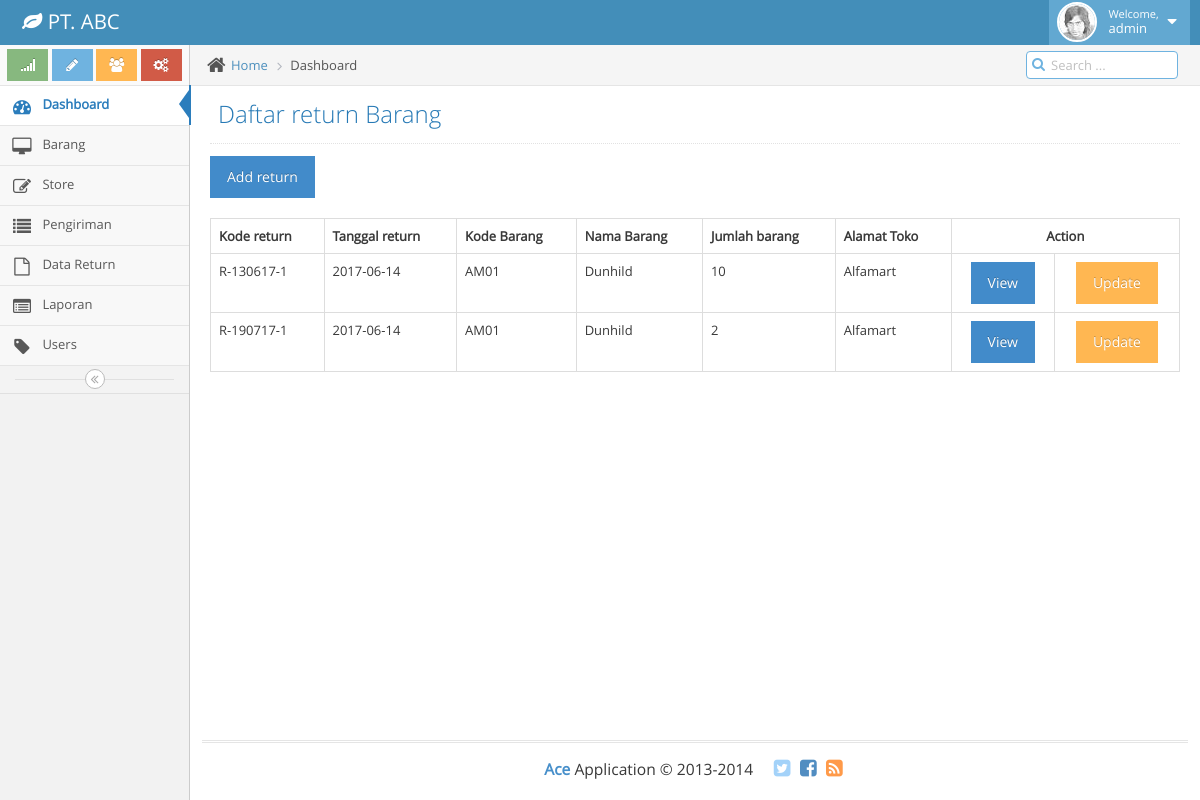
/Admin/return/data_return.php, run on the app's committed database.
### tables this page shows
CREATE TABLE `data_return` (
  `kode_return` varchar(20) NOT NULL,
  `kode_barang` varchar(20) DEFAULT NULL,
  `kode_toko` varchar(20) DEFAULT NULL,
  `tgl_return` date DEFAULT NULL,
  `jumlah` int(11) DEFAULT NULL,
  `harga` varchar(15) DEFAULT NULL,
  `total_harga` int(15) DEFAULT NULL,
  `created_at` datetime DEFAULT NULL,
  `created_by` varchar(20) DEFAULT NULL,
  `modified_at` datetime DEFAULT NULL,
  `modified_by` varchar(20) DEFAULT NULL,
  PRIMARY KEY (`kode_return`)
);

CREATE TABLE `store` (
  `kode_toko` varchar(11) NOT NULL,
  `nama_toko` varchar(100) DEFAULT NULL,
  `alamat` text NOT NULL,
  `created_at` datetime DEFAULT NULL,
  `created_by` int(11) DEFAULT NULL,
  `modified_at` datetime DEFAULT NULL,
  `modified_by` int(11) DEFAULT NULL,
  PRIMARY KEY (`kode_toko`)
);

CREATE TABLE `barang` (
  `kode_barang` varchar(11) NOT NULL,
  `nama_barang` varchar(50) DEFAULT NULL,
  `brand` varchar(20) DEFAULT NULL,
  `isi` int(11) DEFAULT NULL,
  `harga` int(20) DEFAULT NULL,
  `created_at` datetime DEFAULT NULL,
  `created_by` varchar(20) DEFAULT NULL,
  `modified_at` datetime DEFAULT NULL,
  `modified_by` varchar(20) DEFAULT NULL,
  PRIMARY KEY (`kode_barang`)
);

### public/Admin/return/data_return.php (the view, shortened to what this page needs)
<!DOCTYPE html>
<html lang="en">
	<head>
		<link rel="stylesheet" href="../../assets/css/bootstrap.min.css" />
		<link rel="stylesheet" href="../../assets/font-awesome/4.5.0/css/font-awesome.min.css" />
		<link rel="stylesheet" href="../../assets/css/ace.min.css" class="ace-main-stylesheet" id="main-ace-style" />
		<link rel="stylesheet" href="../../assets/css/ace-skins.min.css" />
		<link rel="stylesheet" href="../../assets/css/ace-rtl.min.css" />
	</head>
	<body class="no-skin">
		<?php require 'main/head.php'; ?>
		<div class="main-container ace-save-state" id="main-container">
			<?php require 'main/aside.php'; ?>
			<div class="main-content">
				<div class="main-content-inner">
					<div class="breadcrumbs ace-save-state" id="breadcrumbs">
						<ul class="breadcrumb">
							<li>
								<i class="ace-icon fa fa-home home-icon"></i>
								<a href="#">Home</a>
							</li>
							<li class="active">Dashboard</li>
						</ul>
						<div class="nav-search" id="nav-search">
							<form class="form-search">
								<span class="input-icon">
									<input type="text" placeholder="Search ..." class="nav-search-input" id="nav-search-input" autocomplete="off" />
									<i class="ace-icon fa fa-search nav-search-icon"></i>
								</span>
							</form>
						</div>
					</div>
					<div class="page-content">
						<div class="page-header">
							<h1>
								Daftar return Barang
							</h1>
						</div>
						<a href="return.php"><button class="btn btn-primary">Add return</button></a>
						<br>
						<br>
						<div class="row">
							<div class="col-xs-12">
								<table class="table table-bordered table-hover">
									<tr>
										<th>Kode return</th>
										<th>Tanggal return</th>
										<th>Kode Barang</th>
										<th>Nama Barang</th>
										<th>Jumlah barang</th>
										<th>Alamat Toko</th>
										<th colspan="3"><center>Action</center></th>
									</tr>
									<?php
										$query = mysql_query("SELECT a.`kode_return`,a.`tgl_return`,a.`jumlah`,b.`kode_toko`,b.`nama_toko`,c.`brand` FROM data_return AS a LEFT JOIN store AS b ON a.`kode_toko`=b.`kode_toko` LEFT JOIN barang	AS c ON a.`kode_barang`=c.`kode_barang` ORDER BY tgl_return DESC") or die(mysql_error());
										while ($data = mysql_fetch_array($query)) {
									 ?>
									<tr>
										<td><?php echo $data['kode_return']; ?></td>
										<td><?php echo $data['tgl_return']; ?></td>
										<td><?php echo $data['kode_toko']; ?></td>
										<td><?php echo $data['brand']; ?></td>
										<td><?php echo $data['jumlah']; ?></td>
										<td><?php echo $data['nama_toko']; ?></td>
										<td><center><a href="#"><button class="btn btn-primary">View</button></a></center></td>
										<td><center><a href="#"><button class="btn btn-warning">Update</button></a></center></td>
									</tr>
									<?php } ?>
								</table>
							</div>
						</div>
					</div>
				</div>
			</div>
			<?php require 'main/footer.php'; ?>
		</div>
	</body>
</html>

### public/Admin/return/main/head.php (shortened to what this page needs)
<div id="navbar" class="navbar navbar-default          ace-save-state">
			<div class="navbar-container ace-save-state" id="navbar-container">
				<div class="navbar-header pull-left">
					<a href="index.html" class="navbar-brand">
						<small>
							<i class="fa fa-leaf"></i>
							 PT. ABC
						</small>
					</a>
				</div>
				<div class="navbar-buttons navbar-header pull-right" role="navigation">
					<ul class="nav ace-nav">
						<li class="light-blue dropdown-modal">
							<a data-toggle="dropdown" href="#" class="dropdown-toggle">
								<img class="nav-user-photo" src="assets/images/avatars/user.jpg" alt="Jason's Photo" />
								<span class="user-info">
									<small>Welcome,</small>
									<?php echo "admin"; ?>
								</span>
								<i class="ace-icon fa fa-caret-down"></i>
							</a>
						</li>
					</ul>
				</div>
			</div>
		</div>

### public/Admin/return/main/aside.php (shortened to what this page needs)
<div id="sidebar" class="sidebar                  responsive                    ace-save-state">
				<div class="sidebar-shortcuts" id="sidebar-shortcuts">
					<div class="sidebar-shortcuts-large" id="sidebar-shortcuts-large">
						<button class="btn btn-success">
							<i class="ace-icon fa fa-signal"></i>
						</button>
						<button class="btn btn-info">
							<i class="ace-icon fa fa-pencil"></i>
						</button>
						<button class="btn btn-warning">
							<i class="ace-icon fa fa-users"></i>
						</button>
						<button class="btn btn-danger">
							<i class="ace-icon fa fa-cogs"></i>
						</button>
					</div>
				</div>
				<ul class="nav nav-list">
					<li class="active">
						<a href="../home.php">
							<i class="menu-icon fa fa-tachometer"></i>
							<span class="menu-text"> Dashboard </span>
						</a>
					</li>
					<li class="">
						<a href="../barang/barang.php">
							<i class="menu-icon fa fa-desktop"></i>
							<span class="menu-text">Barang</span>
						</a>
					</li>
					<li class="">
						<a href="../store/store.php" class="dropdown-toggle">
						<i class="menu-icon fa fa-pencil-square-o"></i>
							<span class="menu-text"> Store</span>
						</a>
					</li>
					<li class="">
						<a href="../pengiriman/data_pengiriman.php" class="dropdown-toggle">
							<i class="menu-icon fa fa-list"></i>
							<span class="menu-text">Pengiriman</span>
						</a>
					</li>
					<li class="">
						<a href="data_return.php" class="dropdown-toggle">
							<i class="menu-icon fa fa-file-o"></i>
							<span class="menu-text">
								Data Return
							</span>
						</a>
					</li>
					<li class="">
						<a href="../laporan/laporan.php">
							<i class="menu-icon fa fa-list-alt"></i>
							<span class="menu-text"> Laporan </span>
						</a>
					</li>
					<li class="">
						<a href="../user.php">
							<i class="menu-icon fa fa-tag"></i>
							<span class="menu-text"> Users</span>
						</a>
					</li>
				</ul>
				<div class="sidebar-toggle sidebar-collapse" id="sidebar-collapse">
					<i id="sidebar-toggle-icon" class="ace-icon fa fa-angle-double-left ace-save-state" data-icon1="ace-icon fa fa-angle-double-left" data-icon2="ace-icon fa fa-angle-double-right"></i>
				</div>
			</div>

### public/Admin/return/main/footer.php (shortened to what this page needs)
<div class="footer">
				<div class="footer-inner">
					<div class="footer-content">
						<span class="bigger-120">
							<span class="blue bolder">Ace</span>
							Application &copy; 2013-2014
						</span>
						<span class="action-buttons">
							<a href="#">
								<i class="ace-icon fa fa-twitter-square light-blue bigger-150"></i>
							</a>
							<a href="#">
								<i class="ace-icon fa fa-facebook-square text-primary bigger-150"></i>
							</a>
							<a href="#">
								<i class="ace-icon fa fa-rss-square orange bigger-150"></i>
							</a>
						</span>
					</div>
				</div>
</div>

### data on the page
data_return: kode_return "R-130617-1", tgl_return "2017-06-14", kode_toko.kode_toko "AM01", kode_barang.brand "Dunhild", jumlah "10", kode_toko.nama_toko "Alfamart"
data_return: kode_return "R-190717-1", tgl_return "2017-06-14", kode_toko.kode_toko "AM01", kode_barang.brand "Dunhild", jumlah "2", kode_toko.nama_toko "Alfamart"
